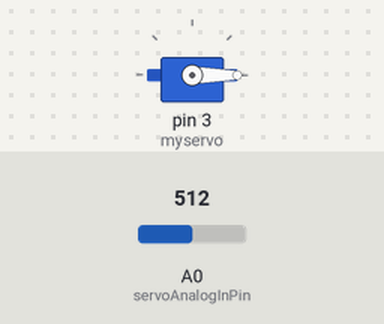
Recording of a sketch running on a simulated Arduino Uno, built with avr-gcc and run on an emulated ATmega328P. On the bench: servo. Inputs (shaded band) come from the test bench; at power-on: A0 (servoAnalogInPin) = 512. What the sketch prints to the serial monitor is not drawn.

Above: at 1.05 s.
At 5.0 s:
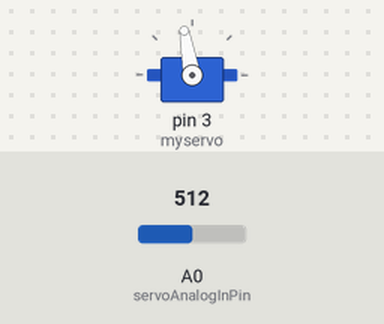
Timing chart, 0 to 6.2 s (numbered marks = the images above):
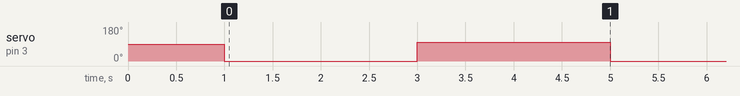

Measured:
- by itself, servo on pin 3 (myservo): alternates 100° for 2.0 s and 0° for 2.0 s

The sketch:

mapping.ino
```cpp
#include <Servo.h>

Servo myservo;

int servoAnalogInPin = A0;
int posServo1 = 0;
int posServo2 = 100;
int posSensor1;
int posSensor2;

void setup() {
  // put your setup code here, to run once:
  Serial.begin(9600);
  myservo.attach(3);
  delay(1000);
}

void loop() {
  // put your main code here, to run repeatedly:
  myservo.write(posServo1);
  delay(2000);
  posSensor1 = analogRead(servoAnalogInPin);
  myservo.write(posServo2);
  delay(2000);
  posSensor2 = analogRead(servoAnalogInPin);
  Serial.println(posServo1);
  Serial.println(posServo2);
  Serial.println(posSensor1);
  Serial.println(posSensor2);

}
```
